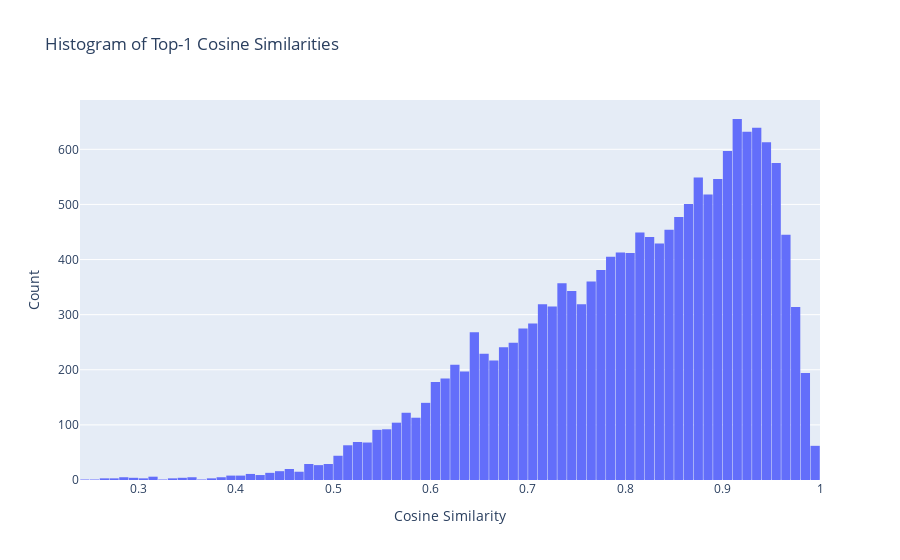

Write notebook code for a chart like this one.
### Code cell
import plotly.graph_objects as go

top_k_values, _ = find_top_k_closest_features(sae_16k, sae_65k, k=1)
top1_scores = top_k_values.squeeze()

fig = go.Figure(data=[go.Histogram(x=top1_scores.cpu().numpy())])

fig.update_layout(
    title="Histogram of Top-1 Cosine Similarities",
    xaxis_title="Cosine Similarity",
    yaxis_title="Count",
    bargap=0.05
)

fig.show()

### Figure 1 — Plotly figure (JSON) as saved in the notebook; plotly's stock layout.template omitted (floating-point values rounded to 4 significant figures; data arrays with more than 128 entries replaced by an {"elided": "..."} marker saying what was removed)
{"data": [{"type": "histogram", "x": {"elided": "16384 float values"}}], "layout": {"autosize": true, "bargap": 0.05, "title": {"text": "Histogram of Top-1 Cosine Similarities"}, "xaxis": {"autorange": true, "range": [0.24, 1], "title": {"text": "Cosine Similarity"}, "type": "linear"}, "yaxis": {"autorange": true, "range": [0, 689.5], "title": {"text": "Count"}}}}
